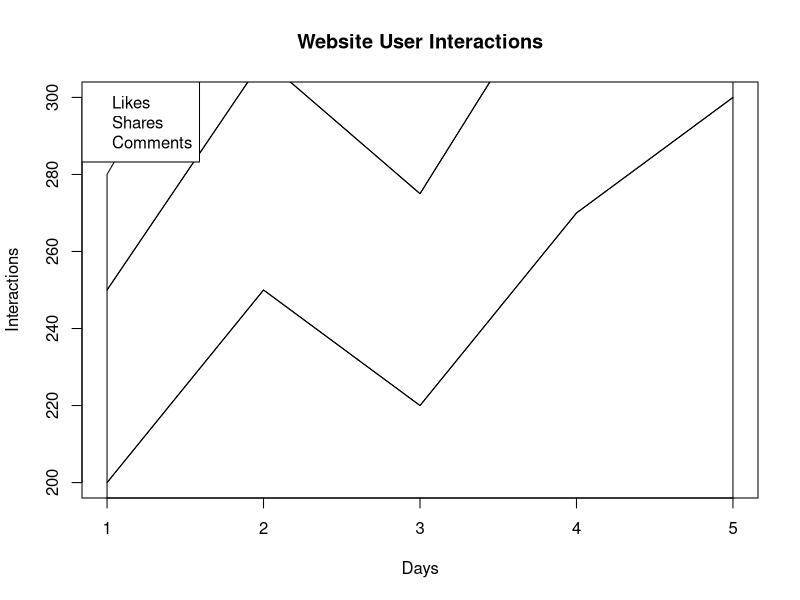

The R script that drew this image:
# User Interaction Data
likes <- c(200,250,220,270,300)
shares <- c(50,60,55,70,80)
comments <- c(30,40,35,45,50)

interaction_data <- rbind(likes, shares, comments)

# Stacked Area Chart
x <- 1:5

plot(x, likes,
     type = "n",
     xlab = "Days",
     ylab = "Interactions",
     main = "Website User Interactions")

polygon(c(x, rev(x)),
        c(rep(0,5), rev(likes)))

polygon(c(x, rev(x)),
        c(likes, rev(likes + shares)))

polygon(c(x, rev(x)),
        c(likes + shares,
          rev(likes + shares + comments)))

legend("topleft",
       legend = c("Likes","Shares","Comments"))
